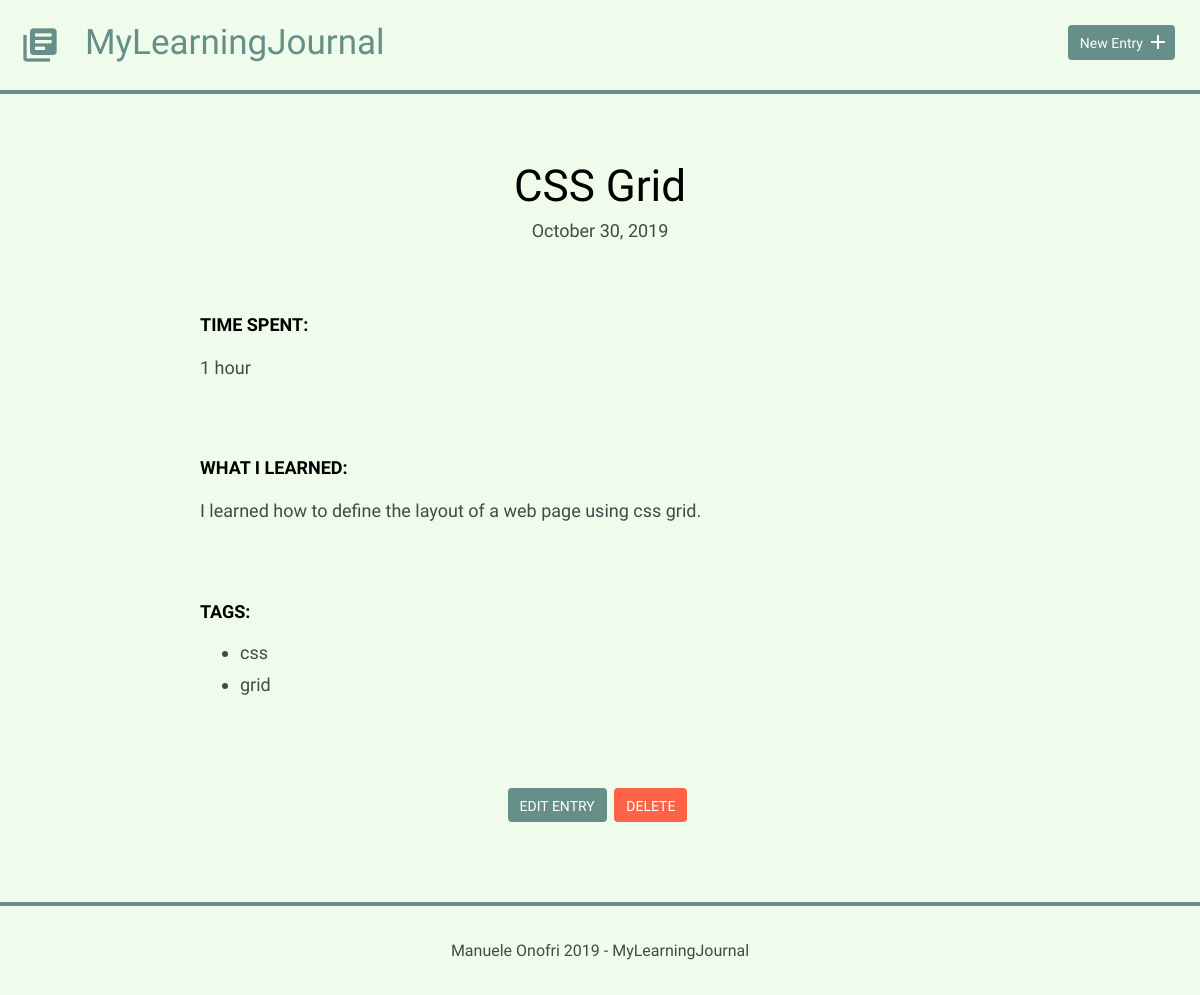
The app's page /detail.php?id=9 with its own data.
### tables this page shows
CREATE TABLE "entries" (
	`id`	INTEGER,
	`title`	TEXT,
	`date`	TEXT,
	`time_spent`	INTEGER,
	`learned`	BLOB,
	`resources`	BLOB,
	PRIMARY KEY(`id`)
);

CREATE TABLE "tags" (
	"id"	INTEGER PRIMARY KEY AUTOINCREMENT,
	"name"	TEXT NOT NULL UNIQUE
);

### inc/functions.php (called while the page is built, shortened)
<?php
function get_entry($entry_id) {
    include('connection.php');
    try {
       $result = $db->prepare('SELECT * FROM entries WHERE id = ?');
       $result->bindValue(1, $entry_id, PDO::PARAM_INT);
       $result->execute();
    } catch (Exception $e) {
       $e->getMessage();
    }
    $entry = $result->fetch();
    return $entry;
}
function get_tags($entry_id = null) {
    include('connection.php');
    try {
        if (!empty($entry_id)) {
            $results = $db->query('SELECT tags.name FROM tags JOIN entries_tags
                                   ON tags.id = entries_tags.tags_id
                                   WHERE entries_tags.entries_id = ?');
            $results->bindValue(1, $entry_id, PDO::PARAM_INT);
            $results->execute();
        } else {
            $results = $db->query('SELECT * FROM tags ORDER BY name');
        }
    } catch (Exception $e) {
       $e->getMessage();
    }
    $tags = $results->fetchAll(PDO::FETCH_ASSOC);
    return $tags;
}

### detail.php (the view, shortened to what this page needs)
<?php
include('inc/functions.php');
if (isset($_GET['id'])) {
    $entry_id = filter_input(INPUT_GET, 'id', FILTER_SANITIZE_NUMBER_INT);
    $entry = get_entry($entry_id);
    $tags = get_tags($entry_id);
}
include('inc/header.php');
?>
                <div class="entry-list single">
                    <article>
                        <h1><?php echo $entry['title']; ?></h1>
                        <time datetime="<?php echo $entry['date']; ?>">
                            <?php echo strftime("%B %e, %G", strtotime($entry['date'])); ?>
                        </time>
                        <div class="entry">
                            <h3>Time Spent: </h3>
                            <p><?php echo $entry['time_spent']; ?></p>
                        </div>
                        <div class="entry">
                            <h3>What I Learned:</h3>
                            <p><?php echo $entry['learned']; ?></p>
                        </div>
                        <?php if (!empty($tags)) {
                            echo '<div class="entry">';
                            echo "<h3>tags:</h3>";
                            echo "<ul>";
                            foreach ($tags as $tag) {
                                echo "<li>" . $tag['name'] . "</li>";
                            }
                            echo "</ul>";
                            echo "</div";
                        } ?>
                    </article>
                </div>
                <div class="edit">
                    <a class="button" href="edit.php?id=<?php echo $entry['id']; ?>">Edit Entry</a>
                    <form method='post' action='detail.php' onsubmit="return confirm('Are you sure you want to delete this task?')">
                        <input type='submit' class='button button-delete' value='delete' />
                    </form>
                </div>
<?php
include('inc/footer.php');
?>

### css/site.css (style rules this page uses)
body { font-size: 16px; color: #404a49; font-family: 'Cousine', serif; font-weight: 400; background-color: rgb(240, 252, 235); }
.button { padding: 8px 10px 6px 10px; background: #678f89; border: 2px solid #678f89; border-radius: 4px; text-decoration: none; color: #FFF; position: relative; text-align: center; font-size: 14px; }
.button-delete { text-transform: uppercase; background-color: tomato; border-color: tomato; }
h1, h2, h3 { margin: 0; font-weight: 400; line-height: 1em; color: #000; }
h1 { font-size: 44px; margin-bottom: 12px; }
h3 { font-size: 18px; font-family: 'Work Sans', serif; font-weight: 600; text-transform: uppercase; }
p { line-height: 1.8em; font-size: 18px; }
ul li { line-height: 1.8em; font-size: 18px; }
.entry-list, .edit-entry, .new-entry { max-width: 800px; margin: 0 auto; padding: 70px 0 150px 0; }
.entry-list article { margin-bottom: 70px; text-align: center; }
.entry-list article:last-child { margin-bottom: 0; }
.entry-list.single { padding-bottom: 70px; }
.entry-list.single time { font-size: 18px; }
.entry { max-width: 800px; margin: 75px auto 0 auto; text-align: left; }
.entry p { margin-bottom: 40px; }
.edit { padding-bottom: 80px; margin: 0 auto; width: 200px; display: flex; justify-content: space-evenly; }
.edit a { font-weight: 400; text-transform: uppercase; font-size: 14px; }
input[type=submit] { margin-right: 5px; }

### records on screen
entries: title "CSS Grid", date "October 30, 2019", time_spent "1 hour", learned "I learned how to define the layout of a web page using css grid."
tags: name "css"
tags: name "grid"
